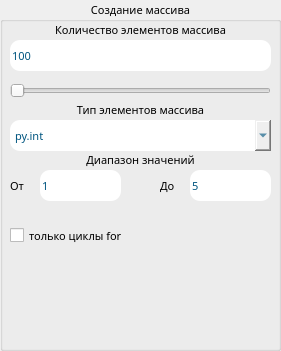
   <widget class="QGroupBox" name="groupBox">
    <property name="geometry">
     <rect>
      <x>10</x>
      <y>10</y>
      <width>281</width>
      <height>351</height>
     </rect>
    </property>
    <property name="font">
     <font>
      <family>Google Sans</family>
      <pointsize>8</pointsize>
      <weight>50</weight>
      <italic>false</italic>
      <bold>false</bold>
     </font>
    </property>
    <property name="styleSheet">
     <string notr="true">font: 8pt &quot;Google Sans&quot;;</string>
    </property>
    <property name="title">
     <string>Создание массива</string>
    </property>
    <property name="alignment">
     <set>Qt::AlignCenter</set>
    </property>
    <property name="flat">
     <bool>true</bool>
    </property>
    <widget class="QLineEdit" name="lineEdit_2">
     <property name="geometry">
      <rect>
       <x>40</x>
       <y>170</y>
       <width>81</width>
       <height>31</height>
      </rect>
     </property>
     <property name="font">
      <font>
       <family>Google Sans</family>
       <pointsize>8</pointsize>
       <weight>50</weight>
       <italic>false</italic>
       <bold>false</bold>
      </font>
     </property>
     <property name="styleSheet">
      <string notr="true">color: rgb(0, 85, 127);
border-width: 2px;
font: 8pt &quot;Google Sans&quot;;
    border-radius: 10px;
    border-color: beige;</string>
     </property>
     <property name="text">
      <string>1</string>
     </property>
     <property name="maxLength">
      <number>20</number>
     </property>
     <property name="clearButtonEnabled">
      <bool>false</bool>
     </property>
    </widget>
    <widget class="QLabel" name="label_10">
     <property name="geometry">
      <rect>
       <x>10</x>
       <y>100</y>
       <width>261</width>
       <height>20</height>
      </rect>
     </property>
     <property name="font">
      <font>
       <family>Google Sans</family>
       <pointsize>8</pointsize>
       <weight>50</weight>
       <italic>false</italic>
       <bold>false</bold>
      </font>
     </property>
     <property name="text">
      <string>Тип элементов массива</string>
     </property>
     <property name="alignment">
      <set>Qt::AlignCenter</set>
     </property>
    </widget>
    <widget class="QLabel" name="label_2">
     <property name="geometry">
      <rect>
       <x>10</x>
       <y>150</y>
       <width>261</width>
       <height>20</height>
      </rect>
     </property>
     <property name="font">
      <font>
       <family>Google Sans</family>
       <pointsize>8</pointsize>
       <weight>50</weight>
       <italic>false</italic>
       <bold>false</bold>
      </font>
     </property>
     <property name="text">
      <string>Диапазон значений</string>
     </property>
     <property name="alignment">
      <set>Qt::AlignCenter</set>
     </property>
    </widget>
    <widget class="QLabel" name="label">
     <property name="geometry">
      <rect>
       <x>10</x>
       <y>20</y>
       <width>261</width>
       <height>19</height>
      </rect>
     </property>
     <property name="font">
      <font>
       <family>Google Sans</family>
       <pointsize>8</pointsize>
       <weight>50</weight>
       <italic>false</italic>
       <bold>false</bold>
      </font>
     </property>
     <property name="text">
      <string>Количество элементов массива</string>
     </property>
     <property name="alignment">
      <set>Qt::AlignCenter</set>
     </property>
    </widget>
    <widget class="QSlider" name="horizontalSlider">
     <property name="geometry">
      <rect>
       <x>10</x>
       <y>80</y>
       <width>261</width>
       <height>22</height>
      </rect>
     </property>
     <property name="pageStep">
      <number>2</number>
     </property>
     <property name="orientation">
      <enum>Qt::Horizontal</enum>
     </property>
    </widget>
    <widget class="QLineEdit" name="lineEdit">
     <property name="geometry">
      <rect>
       <x>10</x>
       <y>40</y>
       <width>261</width>
       <height>31</height>
      </rect>
     </property>
     <property name="font">
      <font>
       <family>Google Sans</family>
       <pointsize>8</pointsize>
       <weight>50</weight>
       <italic>false</italic>
       <bold>false</bold>
      </font>
     </property>
     <property name="styleSheet">
      <string notr="true">color: rgb(0, 85, 127);
border-width: 2px;
font: 8pt &quot;Google Sans&quot;;
    border-radius: 10px;
    border-color: beige;</string>
     </property>
     <property name="text">
      <string>100</string>
     </property>
     <property name="maxLength">
      <number>11</number>
     </property>
    </widget>
    <widget class="QLabel" name="label_4">
     <property name="geometry">
      <rect>
       <x>160</x>
       <y>170</y>
       <width>21</width>
       <height>31</height>
      </rect>
     </property>
     <property name="font">
      <font>
       <family>Google Sans</family>
       <pointsize>8</pointsize>
       <weight>50</weight>
       <italic>false</italic>
       <bold>false</bold>
      </font>
     </property>
     <property name="text">
      <string>До</string>
     </property>
    </widget>
    <widget class="QLabel" name="label_3">
     <property name="geometry">
      <rect>
       <x>10</x>
       <y>170</y>
       <width>21</width>
       <height>31</height>
      </rect>
     </property>
     <property name="font">
      <font>
       <family>Google Sans</family>
       <pointsize>8</pointsize>
       <weight>50</weight>
       <italic>false</italic>
       <bold>false</bold>
      </font>
     </property>
     <property name="text">
      <string>От</string>
     </property>
    </widget>
    <widget class="QLineEdit" name="lineEdit_3">
     <property name="geometry">
      <rect>
       <x>190</x>
       <y>170</y>
       <width>81</width>
       <height>31</height>
      </rect>
     </property>
     <property name="font">
      <font>
       <family>Google Sans</family>
       <pointsize>8</pointsize>
       <weight>50</weight>
       <italic>false</italic>
       <bold>false</bold>
      </font>
     </property>
     <property name="styleSheet">
      <string notr="true">color: rgb(0, 85, 127);
border-width: 2px;
font: 8pt &quot;Google Sans&quot;;
    border-radius: 10px;
    border-color: beige;</string>
     </property>
     <property name="text">
      <string>5</string>
     </property>
     <property name="maxLength">
      <number>20</number>
     </property>
    </widget>
    <widget class="QComboBox" name="comboBox_3">
     <property name="geometry">
      <rect>
       <x>10</x>
       <y>120</y>
       <width>261</width>
       <height>31</height>
      </rect>
     </property>
     <property name="font">
      <font>
       <family>Google Sans</family>
       <pointsize>8</pointsize>
       <weight>50</weight>
       <italic>false</italic>
       <bold>false</bold>
      </font>
     </property>
     <property name="styleSheet">
      <string notr="true">color: rgb(0, 85, 127);
border-width: 2px;
font: 8pt &quot;Google Sans&quot;;
    border-radius: 10px;
    border-color: beige;</string>
     </property>
     <property name="iconSize">
      <size>
       <width>16</width>
       <height>16</height>
      </size>
     </property>
     <property name="frame">
      <bool>true</bool>
     </property>
     <item>
      <property name="text">
       <string>py.int</string>
      </property>
     </item>
     <item>
      <property name="text">
       <string>np.long</string>
      </property>
     </item>
     <item>
      <property name="text">
       <string>np.short</string>
      </property>
     </item>
     <item>
      <property name="text">
       <string>np.int8</string>
      </property>
     </item>
     <item>
      <property name="text">
       <string>np.int16</string>
      </property>
     </item>
     <item>
      <property name="text">
       <string>np.int32</string>
      </property>
     </item>
     <item>
      <property name="text">
       <string>np.int64</string>
      </property>
     </item>
     <item>
      <property name="text">
       <string>np.longlong</string>
      </property>
     </item>
     <item>
      <property name="text">
       <string>np.ulonglong</string>
      </property>
     </item>
     <item>
      <property name="text">
       <string>py.float</string>
      </property>
     </item>
     <item>
      <property name="text">
       <string>np.float16</string>
      </property>
     </item>
     <item>
      <property name="text">
       <string>np.float32</string>
      </property>
     </item>
     <item>
      <property name="text">
       <string>np.float64</string>
      </property>
     </item>
     <item>
      <property name="text">
       <string>py.bin</string>
      </property>
     </item>
    </widget>
    <widget class="QCheckBox" name="checkBox">
     <property name="geometry">
      <rect>
       <x>10</x>
       <y>210</y>
       <width>221</width>
       <height>51</height>
      </rect>
     </property>
     <property name="font">
      <font>
       <family>Google Sans</family>
       <pointsize>8</pointsize>
       <weight>50</weight>
       <italic>false</italic>
       <bold>false</bold>
       <kerning>true</kerning>
      </font>
     </property>
     <property name="acceptDrops">
      <bool>true</bool>
     </property>
     <property name="toolTip">
      <string>&lt;html&gt;&lt;head/&gt;&lt;body&gt;&lt;p&gt;Использовать для создания массивов только циклы for (дольше)&lt;/p&gt;&lt;/body&gt;&lt;/html&gt;</string>
     </property>
     <property name="whatsThis">
      <string/>
     </property>
     <property name="text">
      <string>только циклы for</string>
     </property>
     <property name="checked">
      <bool>false</bool>
     </property>
    </widget>
   </widget>
